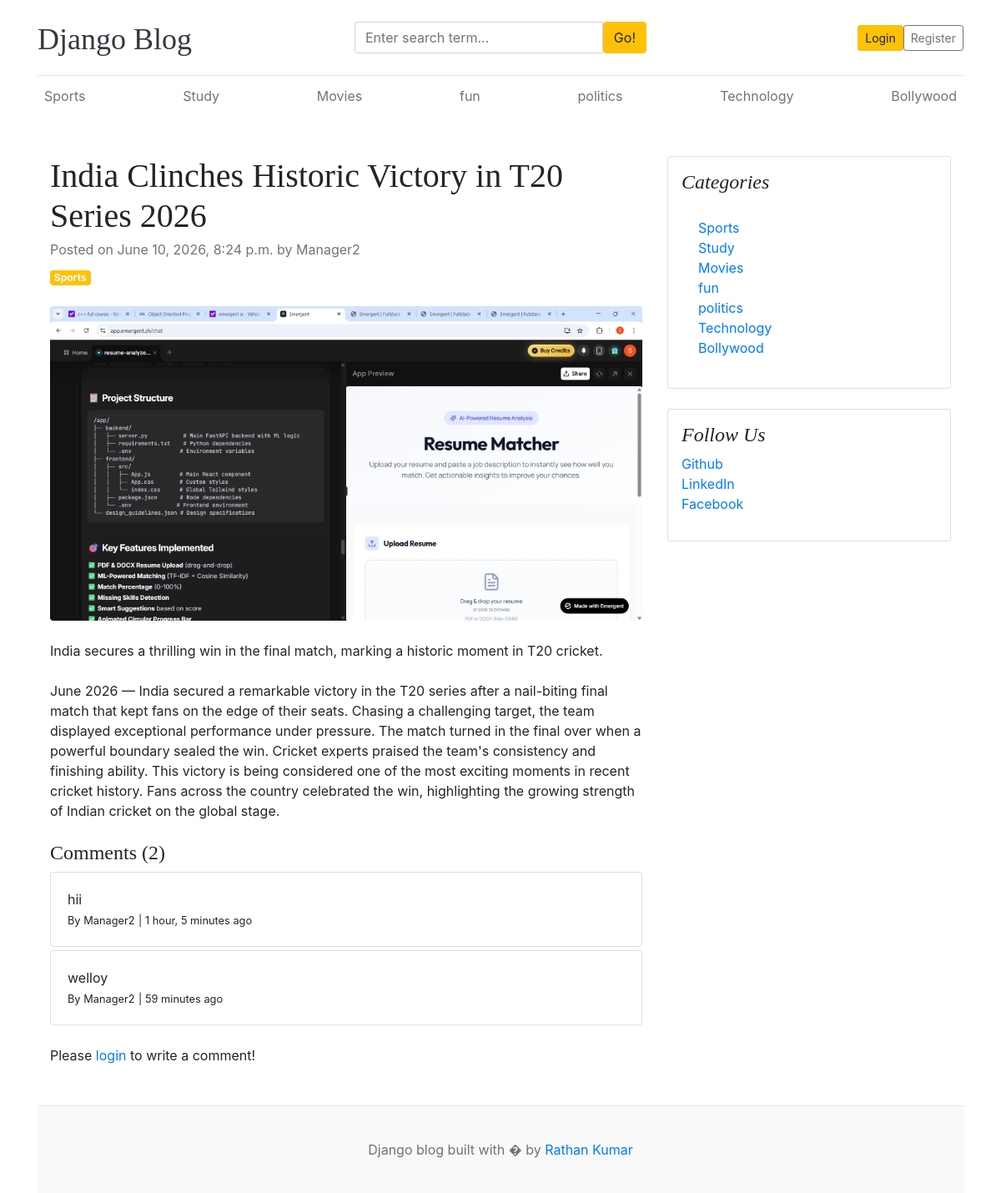
Screenshot of /blogs/india-clinches-historic-victory-in-t20-series-2026-21/ with the database file from the repository.
### blogs/models.py (models this page shows, shortened)
class Category(models.Model):
    category_name = models.CharField(max_length=20,unique=True)
    created_at = models.DateTimeField(auto_now_add=True)
    updated_at = models.DateTimeField(auto_now=True)
    def __str__(self):
        return self.category_name
    class Meta:
        verbose_name_plural = 'categories'

class Blog(models.Model):
    title = models.CharField(max_length=100)
    slug = models.SlugField(max_length=150,unique=True,blank=True)
    category = models.ForeignKey(Category,on_delete=models.CASCADE)
    author = models.ForeignKey(User,on_delete=models.CASCADE)
    featured_image = models.ImageField(upload_to='uploads/%Y/%m/%d')
    short_description = models.TextField(max_length=500)
    blog_body = models.TextField(max_length=2000)
    status = models.CharField(max_length=20,choices=STATUS_CHOICES,default='Draft')
    is_featured = models.BooleanField(default=False)
    created_at = models.DateTimeField(auto_now_add=True)
    updated_at = models.DateTimeField(auto_now=True)

class Comment(models.Model):
    user = models.ForeignKey(User,on_delete=models.CASCADE)
    blog = models.ForeignKey(Blog,on_delete=models.CASCADE)
    comment = models.TextField(max_length=250)
    created_at = models.DateTimeField(auto_now_add=True)
    updated_at = models.DateTimeField(auto_now=True)
    def __str__(self):
        return self.comment

### assignments/models.py (models this page shows, shortened)
class Sociallink(models.Model):
    platform = models.CharField(max_length=20)
    link = models.URLField(max_length=100)
    created_at = models.DateTimeField(auto_now_add=True)
    updated_at = models.DateTimeField(auto_now=True)

### blogs/views.py (the view, shortened to what this page needs)
# urls.py: path('blogs/<slug:slug>/', BlogViews.blogs,name='blogs'),
def blogs(request,slug):
    single_blog = get_object_or_404(Blog , slug = slug ,status = 'Published')
    comments = Comment.objects.filter(blog=single_blog)
    commentcount = comments.count()
    context={
        'single_blog':single_blog,
        'comments':comments,
        'commentcount':commentcount
    }
    return render(request,'blogs.html',context)

### blogs/context_processors.py (called while the page is built)
def get_categories(request):
    categories = Category.objects.all()
    return dict(categories = categories)

def get_social_links(request):
    social_links = Sociallink.objects.all()
    return dict(social_links = social_links)

### templates/blogs.html
{% extends 'base.html' %}
{% block content %}
<div class="container mt-5">
    <div class="row">
        <div class="col-lg-8">
            <article>
                <header class="mb-4">
                    <h1 class="fw-bolder mb-1">{{ single_blog.title }}</h1>
                    <div class="text-muted fst-italic mb-2">Posted on {{ single_blog.created_at }} by {{ single_blog.author }}</div>
                    <a class="badge bg-warning text-decoration-none text-light" href="#!">{{ single_blog.category }}</a>
                </header>
                <figure class="mb-4"><img class="img-fluid rounded" src="{{ single_blog.featured_image.url }}" alt="..." /></figure>
                <section class="mb-5">
                    <p class="fs-5 mb-4">{{ single_blog.short_description }}</p>
                    <p class="fs-5 mb-4">{{ single_blog.blog_body }}</p>
                    <h4>Comments ({{ commentcount }})</h4>
                    {% if comments %}
                        {% for comment in comments %}
                            <div class="card mt-1">
                                <div class="card-body">
                                    <p class="card-text mb-0">{{ comment }}</p>
                                    <span>
                                        <small>By {{ comment.user }}</small>
                                        <small>| {{ comment.created_at | timesince }} ago</small>
                                    </span>
                                </div>
                            </div>
                        {% endfor %}
                    {% else %}
                    No comments yet.
                    {% endif %}
                    <br>
                    <div class="form-group">
                        {% if user.is_authenticated %}
                        <form action="" method="POST">
                            {% csrf_token %}
                            <div class="form-group">
                                <textarea name="comment" class="form-control" placeholder="Write your comment"></textarea>
                                <input type="submit" value="Submit" class="btn btn-primary mt-2">
                            </div>
                        </form>
                        {% else %}
                        <p>Please <span><a href="{% url 'login' %}">login</a></span> to write a comment!</p>
                        {% endif %}
                    </div>
                </section>
            </article>
        </div>
        <div class="col-lg-4">
            <div class="card mb-4 p-3">
                <h4 class="font-italic">Categories</h4>
                <div class="card-body">
                    <div class="row">
                        <div class="col-sm-6">
                            <ul class="list-unstyled mb-0">
                                {% for cat in categories %}
                                <li><a href="{% url 'posts_by_category' cat.id %}">{{ cat.category_name }}</a></li>
                                {% endfor %}
                            </ul>
                        </div>
                    </div>
                </div>
            </div>
            {% if social_links %}
            <div class="card mb-4 p-3">
                <h4 class="font-italic">Follow Us</h4>
                <ol class="list-unstyled">
                    {% for i in social_links %}
                    <li><a href="{{ i.link }}" target="_blank">{{ i.platform }}</a></li>
                    {% endfor %}
                </ol>
            </div>
            {% endif %}
        </div>
    </div>
</div>
{% endblock %}

### templates/base.html (shortened to what this page needs)
{% load static %}
<!DOCTYPE html>
<html lang="en">
<head>
    <link href="https://getbootstrap.com/docs/4.0/dist/css/bootstrap.min.css" rel="stylesheet">
    <link href="{% static 'css/blog.css' %}" rel="stylesheet">
    <link rel="stylesheet" href="https://cdnjs.cloudflare.com/ajax/libs/font-awesome/4.7.0/css/font-awesome.min.css">
  </head>
<body>
    <div class="container">
      <header class="blog-header py-3">
        <div class="row flex-nowrap justify-content-between align-items-center">
          <div class="col-4 pt-1">
            <a class="blog-header-logo text-dark" href="/">Django Blog</a>
          </div>
          <div class="col-4">
    <form action="{% url 'search' %}" method="GET">
    <div class="input-group">
        <input class="form-control"
               type="text"
               name="keyword"
               value="{{keyword}}"
               placeholder="Enter search term..."
               aria-label="Enter Search">
        <button class="btn btn-warning" type="submit">
            Go!
        </button>
    </div>
</form>
          </div>
          <div class="col-4 d-flex justify-content-end align-items-center">
            {% if not user.is_authenticated%}
            <a class="btn btn-sm btn-warning" href="{% url 'login' %}">Login</a>
            <a class="btn btn-sm btn-outline-secondary" href="{% url 'register' %}">Register</a>
            {% else%}
            <span> <a href="{% url 'dashboard'%}" >Dashboard </a> </span>
            &emsp;
            <span><a href="{% url 'logout'%}">Logout </a></span>
            {% endif %}
          </div>
        </div>
      </header>
      <div class="nav-scroller py-1 mb-2">
        <nav class="nav d-flex justify-content-between">
          {% for cat in categories %}
          <a class="p-2 text-muted" href="{% url 'posts_by_category' cat.id %}">{{cat.category_name}}</a>
          {% endfor %}
        </nav>
      </div>
{%block content%}
{% endblock %}
<footer class="blog-footer">
  <p>Django blog built with � by <a href="#">Rathan Kumar</a></p>
</footer>
</body>
</html>

### blog_main/static/css/blog.css (style rules this page uses)
.blog-header { border-bottom: 1px solid #e5e5e5; }
.blog-header-logo { font-family: "Playfair Display", Georgia, "Times New Roman", serif; font-size: 2.25rem; }
h1, h2, h3, h4, h5, h6 { font-family: "Playfair Display", Georgia, "Times New Roman", serif; }
.blog-footer { padding: 2.5rem 0; color: #727272; text-align: center; background-color: #f9f9f9; border-top: .05rem solid #e5e5e5; }
.blog-footer p:last-child { margin-bottom: 0; }

### rows the page displays
Category: category_name "Sports"
Category: category_name "Study"
Category: category_name "Movies"
Category: category_name "fun"
Category: category_name "politics"
Category: category_name "Technology"
Category: category_name "Bollywood"
Blog: title "India Clinches Historic Victory in T20 Series 2026", created_at "June 10, 2026, 8:24 p.m.", author "Manager2", category "Sports", featured_image (picture), short_description "India secures a thrilling win in the final match, marking a historic moment in T20 cricket.", blog_body "June 2026 — India secured a remarkable victory in the T20 series after a nail-biting final match that kept fans on the edge of their seats. Chasing a challenging target, the team displayed exceptional performance under pressure. The match turned in the final over when a powerful boundary sealed the win. Cricket experts praised the team's consistency and finishing ability. This victory is being considered one of the most exciting moments in recent cricket history. Fans across the country celebrated the win, highlighting the growing strength of Indian cricket on the global stage."
Comment: comment "hii", user "Manager2", created_at "1 hour, 5 minutes"
Comment: comment "welloy", user "Manager2", created_at "59 minutes"
Sociallink: platform "Github"
Sociallink: platform "LinkedIn"
Sociallink: platform "Facebook"

### other values shown
{{ commentcount }} "2"
